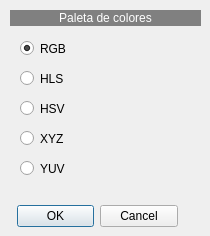
<?xml version="1.0" encoding="UTF-8"?>
<ui version="4.0">
 <class>modelo_color</class>
 <widget class="QDialog" name="modelo_color">
  <property name="geometry">
   <rect>
    <x>0</x>
    <y>0</y>
    <width>210</width>
    <height>236</height>
   </rect>
  </property>
  <property name="windowTitle">
   <string>Modelos de color</string>
  </property>
  <widget class="QDialogButtonBox" name="buttonBox">
   <property name="geometry">
    <rect>
     <x>17</x>
     <y>200</y>
     <width>161</width>
     <height>32</height>
    </rect>
   </property>
   <property name="orientation">
    <enum>Qt::Horizontal</enum>
   </property>
   <property name="standardButtons">
    <set>QDialogButtonBox::Cancel|QDialogButtonBox::Ok</set>
   </property>
  </widget>
  <widget class="QLabel" name="label">
   <property name="geometry">
    <rect>
     <x>10</x>
     <y>10</y>
     <width>191</width>
     <height>16</height>
    </rect>
   </property>
   <property name="styleSheet">
    <string notr="true">background-color: rgb(128, 128, 128);
color: rgb(255, 255, 255);</string>
   </property>
   <property name="text">
    <string>Paleta de colores</string>
   </property>
   <property name="alignment">
    <set>Qt::AlignCenter</set>
   </property>
  </widget>
  <widget class="QRadioButton" name="radioButton">
   <property name="geometry">
    <rect>
     <x>20</x>
     <y>40</y>
     <width>82</width>
     <height>17</height>
    </rect>
   </property>
   <property name="text">
    <string>RGB</string>
   </property>
   <property name="checked">
    <bool>true</bool>
   </property>
  </widget>
  <widget class="QRadioButton" name="radioButton_2">
   <property name="geometry">
    <rect>
     <x>20</x>
     <y>70</y>
     <width>82</width>
     <height>17</height>
    </rect>
   </property>
   <property name="text">
    <string>HLS</string>
   </property>
  </widget>
  <widget class="QRadioButton" name="radioButton_3">
   <property name="geometry">
    <rect>
     <x>20</x>
     <y>100</y>
     <width>82</width>
     <height>17</height>
    </rect>
   </property>
   <property name="text">
    <string>HSV</string>
   </property>
  </widget>
  <widget class="QRadioButton" name="radioButton_4">
   <property name="geometry">
    <rect>
     <x>20</x>
     <y>130</y>
     <width>82</width>
     <height>17</height>
    </rect>
   </property>
   <property name="text">
    <string>XYZ</string>
   </property>
  </widget>
  <widget class="QRadioButton" name="radioButton_5">
   <property name="geometry">
    <rect>
     <x>20</x>
     <y>160</y>
     <width>82</width>
     <height>17</height>
    </rect>
   </property>
   <property name="text">
    <string>YUV</string>
   </property>
  </widget>
 </widget>
 <resources/>
 <connections>
  <connection>
   <sender>buttonBox</sender>
   <signal>accepted()</signal>
   <receiver>modelo_color</receiver>
   <slot>accept()</slot>
   <hints>
    <hint type="sourcelabel">
     <x>248</x>
     <y>254</y>
    </hint>
    <hint type="destinationlabel">
     <x>157</x>
     <y>274</y>
    </hint>
   </hints>
  </connection>
  <connection>
   <sender>buttonBox</sender>
   <signal>rejected()</signal>
   <receiver>modelo_color</receiver>
   <slot>reject()</slot>
   <hints>
    <hint type="sourcelabel">
     <x>316</x>
     <y>260</y>
    </hint>
    <hint type="destinationlabel">
     <x>286</x>
     <y>274</y>
    </hint>
   </hints>
  </connection>
 </connections>
</ui>
